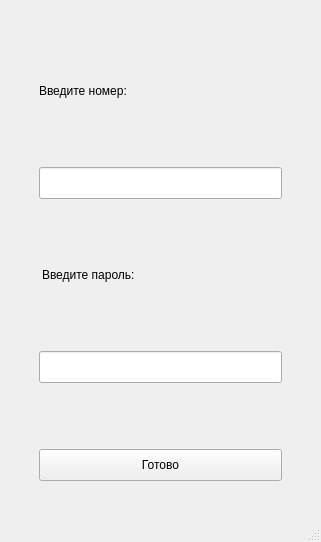
<?xml version="1.0" encoding="UTF-8"?>
<ui version="4.0">
 <class>MainWindow</class>
 <widget class="QMainWindow" name="MainWindow">
  <property name="geometry">
   <rect>
    <x>0</x>
    <y>0</y>
    <width>321</width>
    <height>542</height>
   </rect>
  </property>
  <property name="contextMenuPolicy">
   <enum>Qt::DefaultContextMenu</enum>
  </property>
  <property name="windowTitle">
   <string>Авторизация</string>
  </property>
  <widget class="QWidget" name="centralwidget">
   <property name="styleSheet">
    <string notr="true">height: 30;
margin: 30;</string>
   </property>
   <layout class="QVBoxLayout" name="verticalLayout_5">
    <item>
     <layout class="QHBoxLayout" name="horizontalLayout">
      <item>
       <layout class="QVBoxLayout" name="verticalLayout">
        <item>
         <layout class="QVBoxLayout" name="verticalLayout_2">
          <item>
           <layout class="QVBoxLayout" name="verticalLayout_3">
            <item>
             <widget class="QLabel" name="loginLabel">
              <property name="text">
               <string>Введите номер:</string>
              </property>
              <property name="scaledContents">
               <bool>false</bool>
              </property>
              <property name="alignment">
               <set>Qt::AlignBottom|Qt::AlignJustify</set>
              </property>
             </widget>
            </item>
            <item>
             <widget class="QLineEdit" name="loginLine">
              <property name="inputMask">
               <string/>
              </property>
             </widget>
            </item>
            <item>
             <layout class="QVBoxLayout" name="verticalLayout_4">
              <item>
               <widget class="QLabel" name="passLabel">
                <property name="text">
                 <string>Введите пароль:</string>
                </property>
                <property name="alignment">
                 <set>Qt::AlignBottom|Qt::AlignLeading|Qt::AlignLeft</set>
                </property>
               </widget>
              </item>
              <item>
               <widget class="QLineEdit" name="passLine"/>
              </item>
             </layout>
            </item>
           </layout>
          </item>
          <item>
           <widget class="QPushButton" name="startButton">
            <property name="text">
             <string>Готово</string>
            </property>
           </widget>
          </item>
         </layout>
        </item>
       </layout>
      </item>
     </layout>
    </item>
   </layout>
  </widget>
  <widget class="QMenuBar" name="menubar">
   <property name="geometry">
    <rect>
     <x>0</x>
     <y>0</y>
     <width>321</width>
     <height>22</height>
    </rect>
   </property>
   <property name="nativeMenuBar">
    <bool>true</bool>
   </property>
  </widget>
  <widget class="QStatusBar" name="statusbar"/>
 </widget>
 <resources/>
 <connections/>
</ui>
